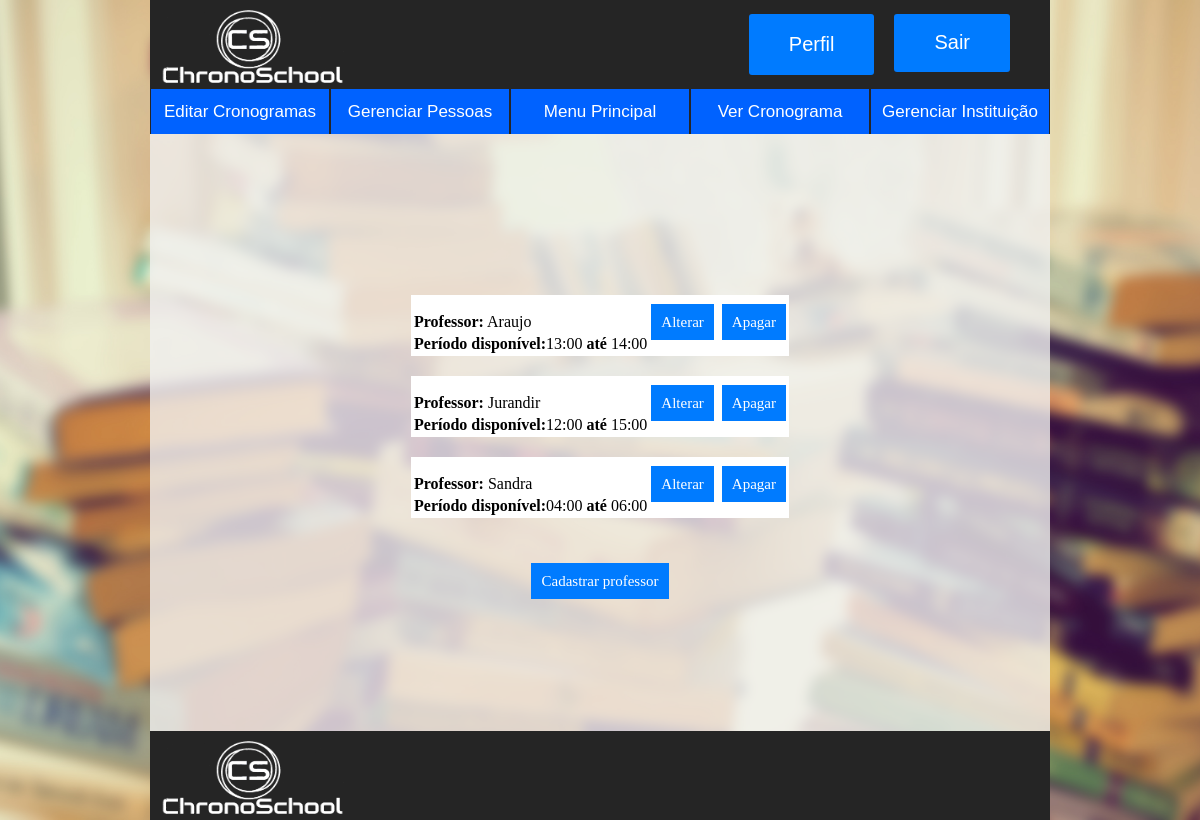
The page /ChronoSchool_Codigos/gerenciarProfessores.php (signed in) on the database its author committed.
### tables this page shows
CREATE TABLE `professor` (
  `idProfessor` int(11) NOT NULL,
  `nomeProfessor` varchar(45) NOT NULL,
  `HorariosDisponiveisProfessores_idHorariosDisponiveisProfessores` int(11) NOT NULL
);

CREATE TABLE `horariosdisponiveisprofessores` (
  `idHorariosDisponiveisProfessores` int(11) NOT NULL,
  `horarioInicial` time NOT NULL,
  `horarioFinal` time NOT NULL
);

### ChronoSchool_Codigos/gerenciarProfessores.php (the view, shortened to what this page needs)
<!DOCTYPE html>
<html lang="pt-br">
	<head>
		<link href="css/style.css" rel="stylesheet"/>
	</head>
	<body>
		<header>
			<?php
				include "php/header.php";
			?>
		</header>
		<?php
			include "php/navbar.php";
		?>
		<div class="corpo">
			<div class="conteudo">
				<center>
					<form action="" method="POST">
						<?php
							include "php/conexao.php";
							$sql = "SELECT idProfessor,idHorariosDisponiveisProfessores,nomeProfessor,horarioInicial,horarioFinal FROM `professor`
									INNER JOIN horariosdisponiveisprofessores ON horariosdisponiveisprofessores.idHorariosDisponiveisProfessores = professor.HorariosDisponiveisProfessores_idHorariosDisponiveisProfessores";
							$professores = $conexao ->prepare($sql);
							$professores -> execute();
							foreach ($professores as $p)
							{
								$idProfessor = $p['idProfessor'];
								$idHorario = $p['idHorariosDisponiveisProfessores'];
								$nome = $p['nomeProfessor'];
								$inicial = $p['horarioInicial'];
								$final = $p['horarioFinal'];
								echo "
								<div class='divMaior'>
									<div class='divUsuario'>
										<div class='inside'>
											<table style='width:100%'>
											<tr>
												<td>
													<font size='3'><b>Professor:</b> $nome</font>
												</td>
												<td>
													<a href='editarProfessores.php?pid=$idProfessor&hid=$idHorario&np=$nome&inicial=$inicial&final=$final' class='botaoUsuario'>Alterar</a>
												<td>
												<td>
													<a href='apagarProfessores.php?pid=$idProfessor&np=$nome' class='botaoUsuario'>Apagar</a>
											  	</td>
											</tr>
											<tr>
												<td>
													<font size='3'><b>Período disponível:</b>".date('H:i', strtotime($inicial))." <b>até </b>".date('H:i', strtotime($final))."</font>
												</td>
											</tr>
										  </table>
										</div>
									</div>
								</div>";
							}
						?>
					</form>
					<br><br><br>
					<a href="cadastrarProfessores.php" class="botaoUsuario">Cadastrar professor</a>
				</center>
			</div>
		</div>
	<footer>
		<div>
			<img class="logo" src="images/logo.png" title="ChronoSchool"/>
		</div>
	</footer>
	</body>
</html>

### ChronoSchool_Codigos/css/style.css (style rules this page uses)
html,body { margin:0; padding:0; width: 100%; height: 100%; min-width:100%; min-height:100%; }
header,footer,#navbar { min-width: 900px; max-width: 900px; margin: 0 auto; }
header, footer { height: 89px; background-color: #252525; }
footer { position: absolute; left: 0; right: 0; bottom: 0; margin: 0 auto; }
body { background: url("../images/fundo.jpg")center center no-repeat fixed; background-repeat: no-repeat; background-position: center fixed; background-size: cover; width: 100%; height: 100%; display: inline-flex; z-index: -1; flex-direction: column }
a { text-decoration:none; }
.logo { padding-top: 10px; width:200px; height:80px; }
.corpo { margin:auto; margin-bottom: 89px; min-width: 900px; max-width: 900px; background: rgba(241, 241, 241, 0.8); display: inline-flex; flex: 1; overflow: auto; z-index : 0; position:relative; }
.conteudo { margin: auto; }
.divMaior { padding-top: 20px; }
.divUsuario { align-items: center; min-width: 250px; min-height: 50px; width: auto; height: auto; background-color: #FFF; margin: 0 auto; }
.botaoUsuario { padding-top: 30%; padding-right: 10%; color: #FFFFFF; font-size: 15px; background: #007bff; padding: 10px; text-decoration: none; border: none; }
.inside { padding-top:15px; }

### rows shown on the page
professor: nomeProfessor "Araujo", date "13:00", date "14:00"
professor: nomeProfessor "Jurandir", date "12:00", date "15:00"
professor: nomeProfessor "Sandra", date "04:00", date "06:00"
